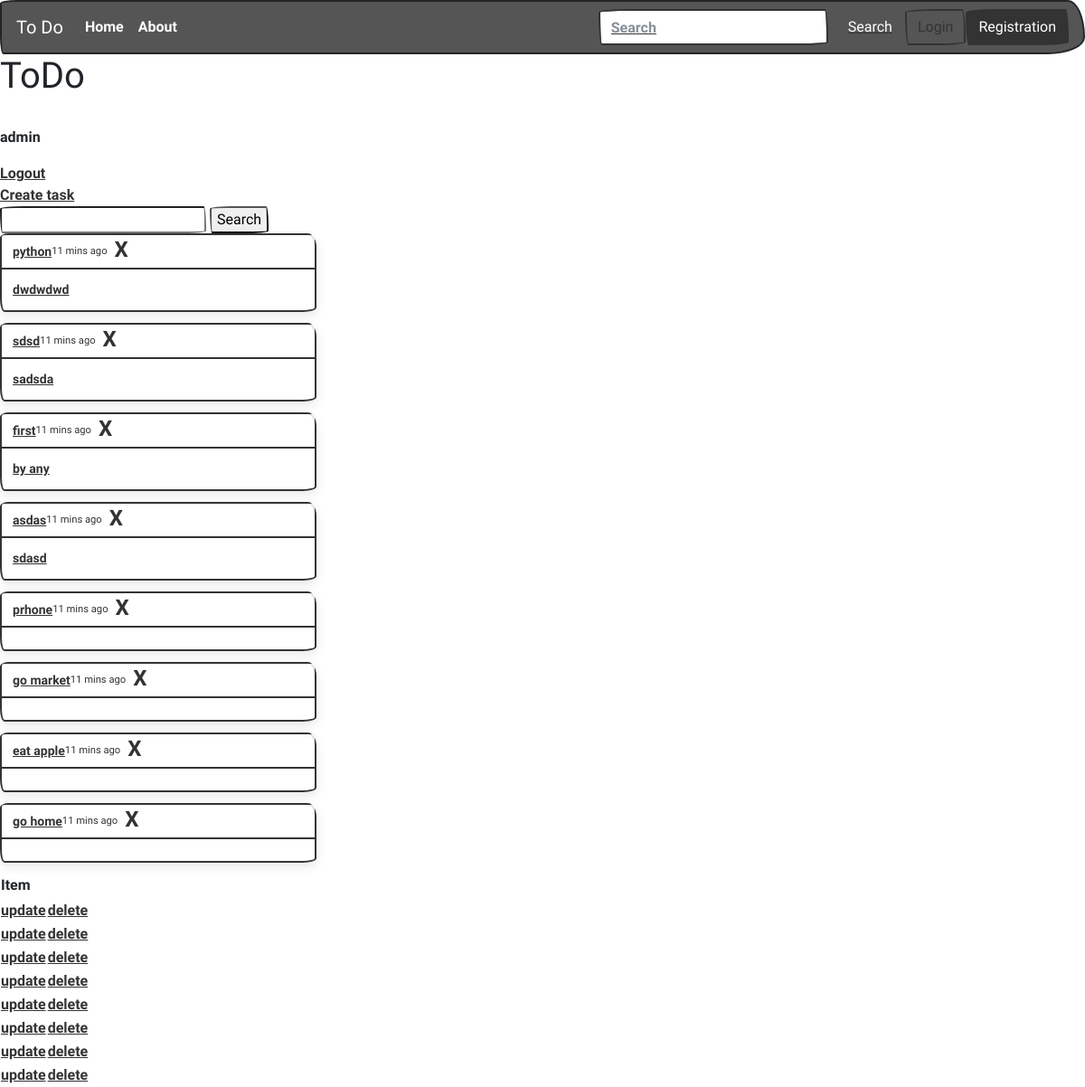
The app's page / (signed in), older data.
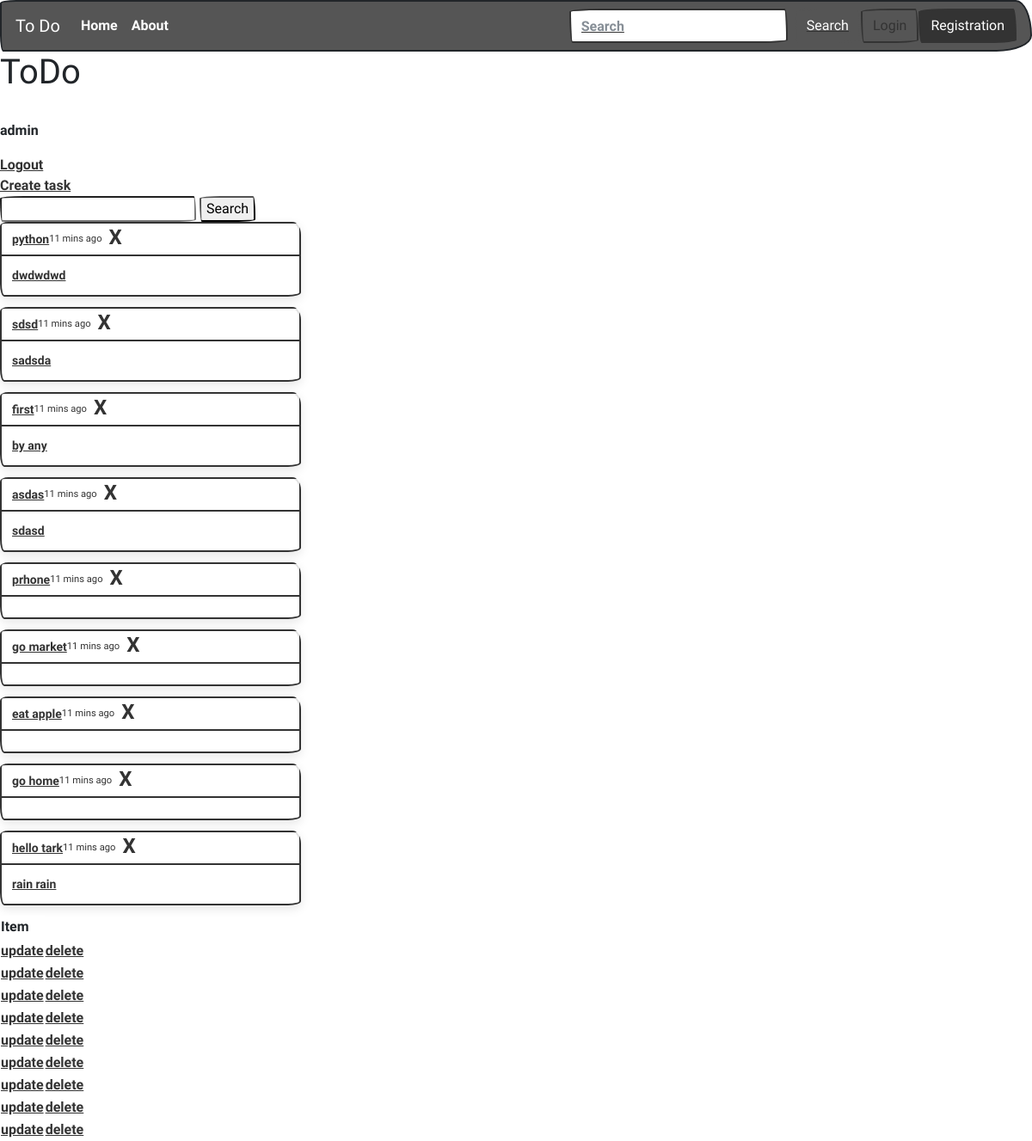
The same page, newer data.
### main/models.py (models this page shows, shortened)
class Datask(models.Model):
    user = models.ForeignKey(User, on_delete=models.CASCADE, null=True, blank=True)
    title = models.CharField(max_length=200, null=True, blank=True)
    description = models.TextField(null=True, blank=True)
    complete = models.BooleanField(default=False)
    created = models.DateTimeField(auto_now_add=True)
    class Meta:
        ordering = ['complete']

### main/views.py (the view)
# urls.py: path('', Task.as_view(), name = 'tasklist'),
class Task(LoginRequiredMixin, ListView):
    model = Datask
    context_object_name = "taski"
    def get_context_data(self, *, object_list=None, **kwargs):
        context = super().get_context_data(**kwargs)
        context['taski'] = context['taski'].filter(user=self.request.user)
        context['count'] = context['taski'].filter(complete=False).count()
        search_input = self.request.GET.get('search-area') or ''
        if search_input:
            context['taski']= context['taski'].filter(
                title__icontains=search_input)
        context['search_input'] = search_input
        return context

### templates/main/datask_list.html (shortened to what this page needs)
{% extends 'main/main.html' %}
{% block content %}
<h1> ToDo</h1>
<br>
{% if request.user.is_authenticated %}
<p> {{ request.user }}</p>
    <a href="{% url 'logout' %}">Logout</a>
    {% else %}
    <a href="{% url 'login' %}">Login</a>
    <br>
{% endif %}
<br>
 <a href="{% url 'task_create' %}" >Create task</a>
<form method="get">
    <input type="text" name="search-area" value="{{ search_input }}">
    <input type="submit" value="Search">
</form>
    <table>
        <tr>
            <th>
                Item
            </th>
        </tr>
        <tr>
            <th>
            </th>
        </tr>
        {% for task in taski %}
        <div class="toast show" role="alert" aria-live="assertive" aria-atomic="true">
             <div class="toast-header">
            <a href="{% url 'task' task.id %}">
                <strong class="mr-auto"><p class="mb-0"> {{ task.title }}</p></strong>
            </a>
            <small>11 mins ago</small>
            <button type="button" class="ml-2 mb-1 close" data-dismiss="toast" aria-label="Close">
             <span aria-hidden="true">&times;</span>
            </button>
            </div>
            <a href="{% url 'task' task.id %}">
                <div class="toast-body">
                    {{ task.description }}
                 </div>
            </a>
        </div>
            <th><a href="{% url 'task_update' task.id %}">update</a> </th>
            <th><a href="{% url 'task_delete' task.id %}">delete</a> </th>
                        {% empty %}
            <h3> no item in list</h3>
        {% endfor %}
    </table>
{% endblock content%}

Row changes from the older to the newer data that the page shows:
added Datask: title "hello tark", description "rain rain"
